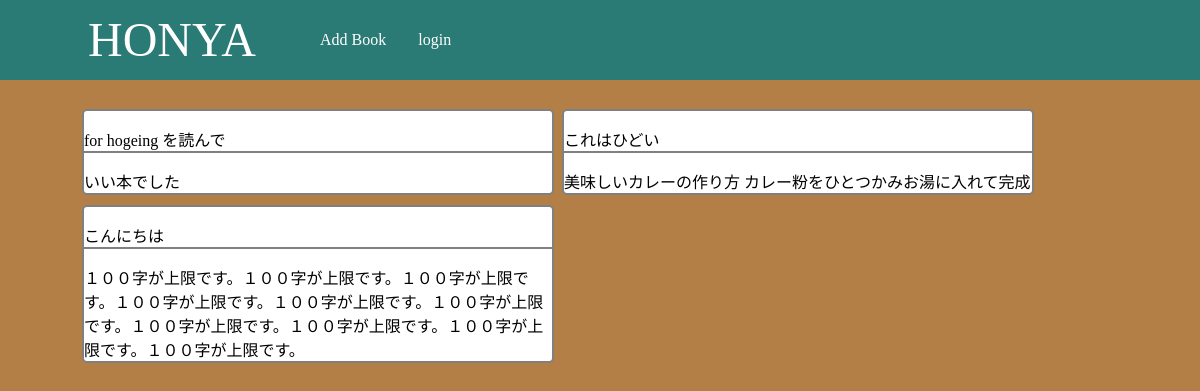
/board/, run on the app's committed database.
### board/models.py (models this page shows, shortened)
class Summary(models.Model):
    class Meta(object):
        db_table = 'summary'
    book = models.ForeignKey(Book, verbose_name='書籍', on_delete=models.PROTECT)
    writer = models.ForeignKey(User, verbose_name='執筆者', on_delete=models.PROTECT)
    summary_title = models.CharField(verbose_name='タイトル', max_length=255)
    summary_text = models.TextField(verbose_name='本文', max_length=100)

### board/views.py (the view)
class IndexSummaryView(ListView):
    template_name = 'board/index_summary.html'
    context_object_name = 'summaries'
    model = Summary

### templates/board/index_summary.html (shortened to what this page needs)
{% extends "base.html" %}
{% block content %}
  <div class="container">
  {% for summary in summaries %}
      <div class="card">
        <p class="title">{{ summary.summary_title }}</p>
        <div class="summaryText">
          {{ summary.summary_text }}
        </div>
      </div>
  {% endfor %}
  </div>
{% endblock %}

### templates/base.html (shortened to what this page needs)
<!DOCTYPE html>
<html lang="ja">
  <head>
  </head>
  <body>
    <header>
      <ul>
        <li class="logo"><a href="{% url "shop:index" %}">HONYA</a></li>
        <li class="header_link"><a href="{% url "shop:add_book" %}">Add Book</a></li>
        <li class="header_link"><a href="#">login</a></li>
      </ul>
    </header>
    {% block content %}{% endblock %}
  </body>
</html>

### templates/base.html (style rules this page uses)
body { padding: 0; margin: 0; background-color: #b37f46; }
header { height: 5em; width: 100%; padding: 0; background-color: #2a7b76; }
header ul { display: inline-block; margin: 0; }
header ul li { float: left; padding: 0 1em; list-style: none; }
header ul li a { text-decoration: none; display: block; color: white; }
.header_link a { line-height: 5em; }
.logo { color: white; font-size: 3em; line-height: 5rem; text-align: center; margin: 0; }
.container { margin: 2vw 10vh; }

### templates/board/index_summary.html (style rules this page uses)
.card { background-color: white; display: inline-block; border-radius: 5px; width: 45%; margin: 5px 2px; border: solid 2px gray; }
.card p { border-bottom: solid 2px gray; }

### data on the page
Summary: summary_title "for hogeing を読んで", summary_text "いい本でした"
Summary: summary_title "これはひどい", summary_text "美味しいカレーの作り方 カレー粉をひとつかみお湯に入れて完成"
Summary: summary_title "こんにちは", summary_text "１００字が上限です。１００字が上限です。１００字が上限です。１００字が上限です。１００字が上限です。１００字が上限です。１００字が上限です。１００字が上限です。１００字が上限です。１００字が上限です。"
